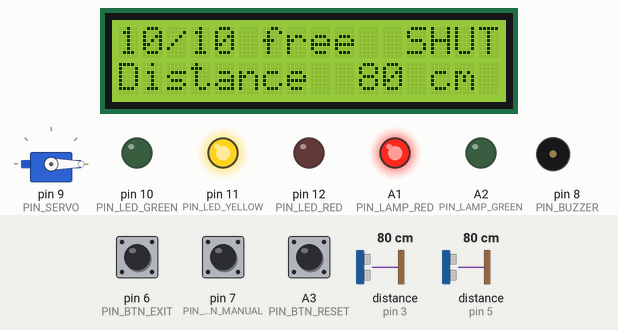
This sketch was run on a simulated Arduino Uno, built with avr-gcc and run on an emulated ATmega328P. Shown: servo, 16×2 character LCD, output pins drawn as LEDs (lit = HIGH), buzzer (waves = sounding). Wiring (from diagram.json): 2 × ultrasonic range finder: trigger pin 2, echo pin 3 / trigger pin 4, echo pin 5. Inputs (shaded band) come from the test bench; at power-on: distance to the obstacle (sensors on pin 3, pin 5) 80 cm, pin 7 (PIN_BTN_MANUAL) HIGH, A3 (PIN_BTN_RESET) HIGH, pin 6 (PIN_BTN_EXIT) HIGH. The echo pulse lasts 58.3 µs per cm; EEPROM starts erased; pins used as bus, display or sensor lines are not drawn; what the sketch prints to the serial monitor is not drawn.

Above: at 2.4 s.
2.5 s: distance to the obstacle (sensor on pin 3) set to 54 cm
At 2.9 s:
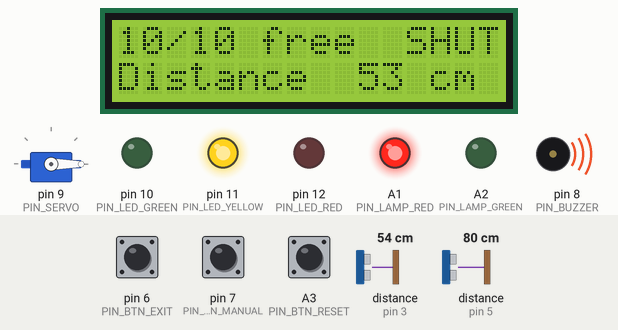
4.3 s: distance to the obstacle (sensor on pin 3) set to 47 cm
At 5.27 s:
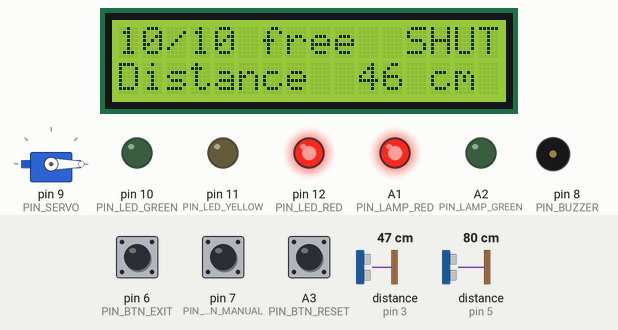
6.1 s: pin 7 (PIN_BTN_MANUAL) pulled LOW for 0.15 s
At 6.51 s:
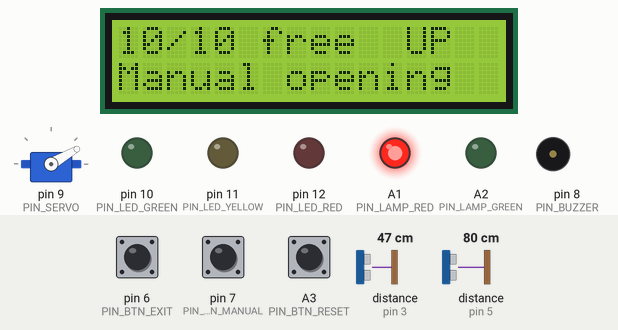
6.8 s: A3 (PIN_BTN_RESET) pulled LOW for 3.2 s
At 9.5 s:
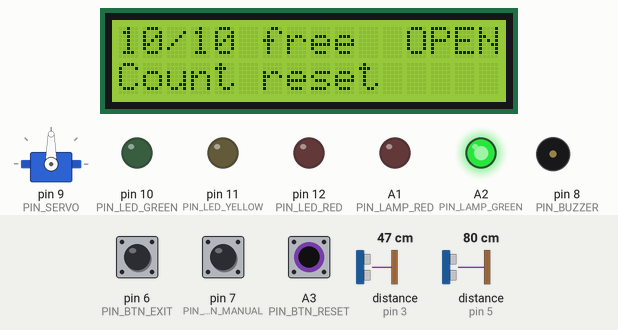
13.0 s: distance to the obstacle (sensor on pin 3) set to 2 cm
At 14.6 s:
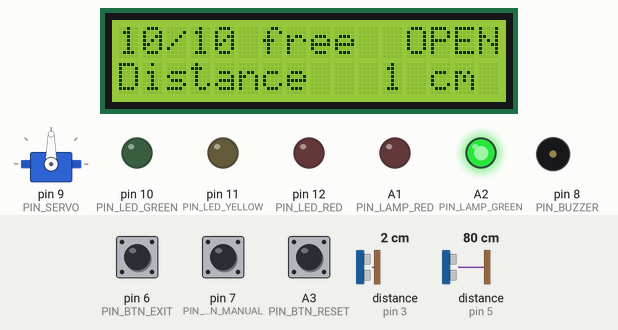
16.0 s: pin 6 (PIN_BTN_EXIT) pulled LOW for 0.15 s
At 17.0 s:
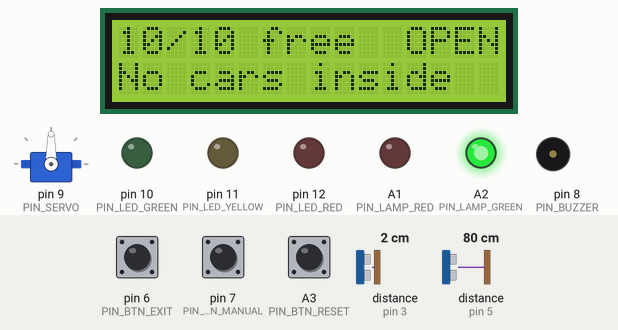
Timing chart, 0 to 32.5 s (numbered marks = the images above; inputs shaded):
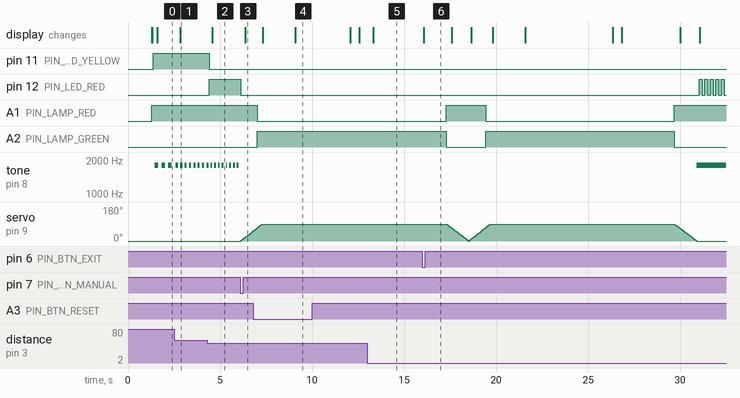

The sketch:

sketch.ino
```cpp
/*
  Smart Parking Gate - Arduino Uno

  - Parking assist: an ultrasonic sensor in front of the gate measures the distance to the
    car. The buzzer beeps faster as the car gets closer (continuous tone under 20 cm) and a
    green / yellow / red LED bar shows the distance.
  - Entry: a car that waits at the gate for 1 s opens the barrier (servo), but only if
    there is a free space. When the car park is full the barrier stays closed.
  - Safety: a second ultrasonic sensor watches the space under the barrier. The barrier
    never closes on a car: if something appears while it is closing, it goes back up.
  - Counting: a car is counted only after it has really passed under the barrier.
    The number of occupied spaces is kept in EEPROM, so it survives a power cut.
  - Buttons: EXIT (car leaving), MANUAL (attendant opens the gate, not counted),
    RESET (hold 2 s: car park empty).
  - 16x2 I2C LCD with free spaces, gate state and messages; event log on Serial (115200).

  Everything is non-blocking (millis), except the ultrasonic pulse itself (max 25 ms).
*/
#include <Arduino.h>
#include <EEPROM.h>
#include <LiquidCrystal_I2C.h>
#include <Servo.h>
#include <Wire.h>

// ---------------------------------------------------------------- types
// Declared before any function: the Arduino builder inserts function prototypes
// above the first function, and they need these types.
enum GateState : uint8_t { CLOSED, OPENING, OPEN, CLOSING };
enum Purpose : uint8_t { NONE, ENTRY, EXIT, MANUAL };
const char* const STATE_TEXT[] = {"SHUT", "UP", "OPEN", "DOWN"};  // fits the 16-char LCD line

// ---------------------------------------------------------------- pins
const uint8_t PIN_APPROACH_TRIG = 2;
const uint8_t PIN_APPROACH_ECHO = 3;
const uint8_t PIN_GATE_TRIG = 4;
const uint8_t PIN_GATE_ECHO = 5;
const uint8_t PIN_BTN_EXIT = 6;
const uint8_t PIN_BTN_MANUAL = 7;
const uint8_t PIN_BUZZER = 8;
const uint8_t PIN_SERVO = 9;
const uint8_t PIN_LED_GREEN = 10;
const uint8_t PIN_LED_YELLOW = 11;
const uint8_t PIN_LED_RED = 12;
const uint8_t PIN_LAMP_RED = A1;    // traffic light at the gate
const uint8_t PIN_LAMP_GREEN = A2;
const uint8_t PIN_BTN_RESET = A3;

// ---------------------------------------------------------------- settings
const uint8_t CAPACITY = 10;
const uint16_t ASSIST_RANGE_CM = 150;   // parking assist starts beeping
const uint16_t STOP_CM = 20;            // continuous tone: stop!
const uint16_t REQUEST_CM = 40;         // car waiting at the gate
const uint32_t REQUEST_HOLD_MS = 1000;
const uint16_t UNDER_GATE_CM = 50;      // something under the barrier
const uint32_t PASSED_CLEAR_MS = 800;   // under-gate sensor clear this long = car has passed
const uint32_t OPEN_TIMEOUT_MS = 10000; // nobody drove through: close again
const uint8_t ANGLE_CLOSED = 0;
const uint8_t ANGLE_OPEN = 90;
const uint16_t SERVO_STEP_MS = 12;      // 1 degree per step: ~1.1 s for a full stroke
const uint8_t SENSOR_FAULT_COUNT = 5;   // missing echoes in a row before a sensor fault
const uint32_t RESET_HOLD_MS = 2000;
const uint32_t MESSAGE_MS = 3000;
const int EEPROM_ADDR = 0;
const uint8_t EEPROM_MAGIC = 0xA7;

// ---------------------------------------------------------------- helpers
uint16_t median3(uint16_t a, uint16_t b, uint16_t c) {
  if (a > b) { uint16_t t = a; a = b; b = t; }
  if (b > c) { uint16_t t = b; b = c; c = t; }
  if (a > b) { uint16_t t = a; a = b; b = t; }
  return b;
}

void logEvent(const __FlashStringHelper* text, int value = -1) {
  Serial.print('[');
  Serial.print(millis());
  Serial.print(F(" ms] "));
  Serial.print(text);
  if (value >= 0) {
    Serial.print(' ');
    Serial.print(value);
  }
  Serial.println();
}

// HC-SR04 with a median-of-3 filter and fault detection (no echo several times in a row)
class Ultrasonic {
 public:
  Ultrasonic(uint8_t trig, uint8_t echo) : trig_(trig), echo_(echo) {}
  void begin() {
    pinMode(trig_, OUTPUT);
    pinMode(echo_, INPUT);
    digitalWrite(trig_, LOW);
  }
  void measure() {
    digitalWrite(trig_, LOW);
    delayMicroseconds(2);
    digitalWrite(trig_, HIGH);
    delayMicroseconds(10);
    digitalWrite(trig_, LOW);
    unsigned long us = pulseIn(echo_, HIGH, 25000UL);  // ~4 m max
    if (us == 0) {
      if (misses_ < 255) misses_++;
      fault = misses_ >= SENSOR_FAULT_COUNT;
      return;
    }
    misses_ = 0;
    fault = false;
    samples_[idx_] = (uint16_t)(us / 58UL);
    idx_ = (idx_ + 1) % 3;
    cm = median3(samples_[0], samples_[1], samples_[2]);
  }
  uint16_t cm = 999;
  bool fault = false;

 private:
  uint8_t trig_, echo_;
  uint16_t samples_[3] = {999, 999, 999};
  uint8_t idx_ = 0;
  uint8_t misses_ = 0;
};

// Debounced push button (to GND, internal pull-up) with press edge and long-press
class Button {
 public:
  explicit Button(uint8_t pin) : pin_(pin) {}
  void begin() { pinMode(pin_, INPUT_PULLUP); }
  void update(uint32_t now) {
    bool raw = digitalRead(pin_) == LOW;
    pressed = false;
    if (raw != last_) {
      last_ = raw;
      changedAt_ = now;
    }
    if (now - changedAt_ > 25 && raw != down) {
      down = raw;
      if (down) {
        pressed = true;
        downAt_ = now;
        longDone_ = false;
      }
    }
  }
  bool heldFor(uint32_t now, uint32_t ms) {
    if (down && !longDone_ && now - downAt_ >= ms) {
      longDone_ = true;
      return true;
    }
    return false;
  }
  bool down = false;
  bool pressed = false;

 private:
  uint8_t pin_;
  bool last_ = false;
  uint32_t changedAt_ = 0;
  uint32_t downAt_ = 0;
  bool longDone_ = false;
};

// ---------------------------------------------------------------- state
Ultrasonic approach(PIN_APPROACH_TRIG, PIN_APPROACH_ECHO);
Ultrasonic underGate(PIN_GATE_TRIG, PIN_GATE_ECHO);
Button btnExit(PIN_BTN_EXIT);
Button btnManual(PIN_BTN_MANUAL);
Button btnReset(PIN_BTN_RESET);
Servo barrier;
LiquidCrystal_I2C lcd(0x27, 16, 2);

GateState gate = CLOSED;
Purpose purpose = NONE;
uint8_t angle = ANGLE_CLOSED;
uint8_t occupied = 0;
bool carSeen = false;          // a car has been under the barrier during this opening
bool requestArmed = true;      // the car must leave the gate area before it can request again
uint32_t nearSince = 0;
uint32_t openedAt = 0;
uint32_t clearSince = 0;
uint32_t lastServoStep = 0;
uint32_t lastSensor = 0;
bool sensorTurn = false;
char message[17] = "";
uint32_t messageAt = 0;

// ---------------------------------------------------------------- persistence
void loadCount() {
  if (EEPROM.read(EEPROM_ADDR) == EEPROM_MAGIC) {
    occupied = EEPROM.read(EEPROM_ADDR + 1);
    if (occupied > CAPACITY) occupied = 0;
  } else {
    occupied = 0;
  }
}

void saveCount() {
  EEPROM.update(EEPROM_ADDR, EEPROM_MAGIC);
  EEPROM.update(EEPROM_ADDR + 1, occupied);
}

void showMessage(const char* text) {
  strncpy(message, text, 16);
  message[16] = '\0';
  messageAt = millis();
}

// ---------------------------------------------------------------- gate
void openGate(Purpose why) {
  purpose = why;
  carSeen = false;
  gate = OPENING;
}

void carPassed() {
  if (purpose == ENTRY && occupied < CAPACITY) {
    occupied++;
    saveCount();
    logEvent(F("car entered, occupied"), occupied);
  } else if (purpose == EXIT && occupied > 0) {
    occupied--;
    saveCount();
    logEvent(F("car left, occupied"), occupied);
  } else {
    logEvent(F("car passed (not counted)"));
  }
  purpose = NONE;  // counted once, even if the barrier has to reopen
  gate = CLOSING;
}

void updateGate(uint32_t now) {
  bool somethingUnder = underGate.cm < UNDER_GATE_CM || underGate.fault;  // fault = fail safe

  switch (gate) {
    case CLOSED:
      break;

    case OPENING:
      if (angle >= ANGLE_OPEN) {
        gate = OPEN;
        openedAt = now;
        clearSince = now;
        logEvent(F("gate open"));
      }
      break;

    case OPEN:
      if (somethingUnder) {
        carSeen = true;
        clearSince = now;
      } else if (carSeen && now - clearSince >= PASSED_CLEAR_MS) {
        carPassed();
      } else if (!carSeen && now - openedAt >= OPEN_TIMEOUT_MS) {
        logEvent(F("nobody drove through, closing"));
        showMessage("No car: closing");
        purpose = NONE;
        gate = CLOSING;
      }
      break;

    case CLOSING:
      if (somethingUnder) {
        // safety: never close on a car
        logEvent(F("obstacle under the barrier, reopening"));
        showMessage("Obstacle! Up");
        carSeen = true;
        gate = OPENING;
      } else if (angle <= ANGLE_CLOSED) {
        gate = CLOSED;
        logEvent(F("gate closed"));
      }
      break;
  }

  // smooth servo movement, one degree per step
  if (now - lastServoStep >= SERVO_STEP_MS) {
    lastServoStep = now;
    uint8_t target = (gate == OPENING || gate == OPEN) ? ANGLE_OPEN : ANGLE_CLOSED;
    if (angle < target) angle++;
    else if (angle > target) angle--;
    barrier.write(angle);
  }
}

// ---------------------------------------------------------------- requests
void handleRequests(uint32_t now) {
  // RESET held for 2 s: car park empty
  if (btnReset.heldFor(now, RESET_HOLD_MS)) {
    occupied = 0;
    saveCount();
    showMessage("Count reset");
    logEvent(F("count reset by attendant"));
  }

  if (btnManual.pressed) {
    showMessage("Manual opening");
    logEvent(F("manual opening"));
    openGate(MANUAL);
  }

  if (btnExit.pressed) {
    if (occupied == 0) {
      showMessage("No cars inside");
    } else if (gate == CLOSED || gate == CLOSING) {
      showMessage("Goodbye!");
      logEvent(F("exit request"));
      openGate(EXIT);
    }
  }

  // Entry: a car waiting in front of the gate
  bool atGate = !approach.fault && approach.cm < REQUEST_CM;
  if (!atGate) {
    nearSince = now;
    if (approach.cm > REQUEST_CM + 20) requestArmed = true;
  } else if (requestArmed && now - nearSince >= REQUEST_HOLD_MS && gate == CLOSED) {
    requestArmed = false;
    if (occupied >= CAPACITY) {
      showMessage("FULL - sorry!");
      logEvent(F("entry refused: car park full"));
    } else {
      showMessage("Welcome! Go on");
      logEvent(F("entry request"));
      openGate(ENTRY);
    }
  }
}

// ---------------------------------------------------------------- parking assist
void updateAssist(uint32_t now) {
  uint16_t d = approach.cm;
  bool active = !approach.fault && d <= ASSIST_RANGE_CM && gate == CLOSED;

  digitalWrite(PIN_LED_GREEN, active && d > 100);
  digitalWrite(PIN_LED_YELLOW, active && d > 50 && d <= 100);
  bool redBlink = d <= STOP_CM ? (now / 150) % 2 : true;
  digitalWrite(PIN_LED_RED, active && d <= 50 && redBlink);

  static bool toneOn = false;
  bool beep = false;
  if (active) {
    if (d <= STOP_CM) {
      beep = true;
    } else {
      uint32_t period = map(d, STOP_CM, ASSIST_RANGE_CM, 80, 700);
      beep = (now % period) < period / 2;
    }
  }
  if (beep && !toneOn) tone(PIN_BUZZER, 1800);
  if (!beep && toneOn) noTone(PIN_BUZZER);
  toneOn = beep;
}

// ---------------------------------------------------------------- display
void updateLamps() {
  bool go = gate == OPEN || (gate == OPENING && angle > ANGLE_OPEN - 20);
  digitalWrite(PIN_LAMP_GREEN, go);
  digitalWrite(PIN_LAMP_RED, !go);
}

void updateLcd(uint32_t now) {
  static uint32_t last = 0;
  if (now - last < 250) return;
  last = now;

  char line[17];
  uint8_t freeSpaces = CAPACITY - occupied;
  snprintf(line, sizeof(line), "%2u/%-2u free  %-4s", freeSpaces, CAPACITY, STATE_TEXT[gate]);
  lcd.setCursor(0, 0);
  lcd.print(line);

  if (approach.fault || underGate.fault) {
    snprintf(line, sizeof(line), "%-16s", approach.fault ? "Sensor 1 fault!" : "Sensor 2 fault!");
  } else if (message[0] && now - messageAt < MESSAGE_MS) {
    snprintf(line, sizeof(line), "%-16s", message);
  } else if (freeSpaces == 0) {
    snprintf(line, sizeof(line), "%-16s", "PARKING FULL");
  } else if (approach.cm <= ASSIST_RANGE_CM) {
    snprintf(line, sizeof(line), "Distance %3u cm ", approach.cm);
  } else {
    snprintf(line, sizeof(line), "%-16s", "Welcome");
  }
  lcd.setCursor(0, 1);
  lcd.print(line);
}

// ---------------------------------------------------------------- setup / loop
void setup() {
  Serial.begin(115200);
  approach.begin();
  underGate.begin();
  btnExit.begin();
  btnManual.begin();
  btnReset.begin();
  pinMode(PIN_BUZZER, OUTPUT);
  pinMode(PIN_LED_GREEN, OUTPUT);
  pinMode(PIN_LED_YELLOW, OUTPUT);
  pinMode(PIN_LED_RED, OUTPUT);
  pinMode(PIN_LAMP_RED, OUTPUT);
  pinMode(PIN_LAMP_GREEN, OUTPUT);

  barrier.attach(PIN_SERVO);
  barrier.write(ANGLE_CLOSED);

  lcd.init();
  lcd.backlight();
  lcd.setCursor(0, 0);
  lcd.print(F(" Smart Parking  "));
  lcd.setCursor(0, 1);
  lcd.print(F("  Gate  v1.0    "));

  loadCount();
  logEvent(F("start, occupied"), occupied);
  delay(1200);
  lcd.clear();
}

void loop() {
  uint32_t now = millis();

  // one ultrasonic sensor every 30 ms, alternating, so their echoes never mix
  if (now - lastSensor >= 30) {
    lastSensor = now;
    if (sensorTurn) underGate.measure();
    else approach.measure();
    sensorTurn = !sensorTurn;
  }

  btnExit.update(now);
  btnManual.update(now);
  btnReset.update(now);

  handleRequests(now);
  updateGate(now);
  updateAssist(now);
  updateLamps();
  updateLcd(now);
}
```

Measured:
- the behaviour switches between 52 and 51 cm on distance to the obstacle (sensor on pin 3) (found by bisection; images 1 and 2)
- after the input at 2.5 s, tone on pin 8 (PIN_BUZZER): alternates 1800 Hz for 0.12 s and silent for 0.12 s, starting after 0.35 s; the display: changes after 0.35 s (image 1)
- after the input at 4.3 s, pin 11 (PIN_LED_YELLOW): HIGH → LOW after 0.12 s; pin 12 (PIN_LED_RED): LOW → HIGH after 0.12 s; the display: changes after 0.29 s (image 2)
- after the input at 6.1 s, pin 12 (PIN_LED_RED): HIGH → LOW at once; tone on pin 8 (PIN_BUZZER): stops changing and stays silent; servo on pin 9 (PIN_SERVO): moves from 0° to 53° over 0.67 s, starting at once; the display: changes after 0.26 s (image 3)
- after the input at 6.8 s, the display: first differs from a run without the input after 2.3 s (image 4)
- after the input at 13.0 s, the display: changes after 0.33 s (image 5)
- after the input at 16.0 s, the display: changes after 0.08 s (image 6)
- by itself, tone on pin 8 (PIN_BUZZER): alternates 1800 Hz for 0.18 s and silent for 0.18 s
